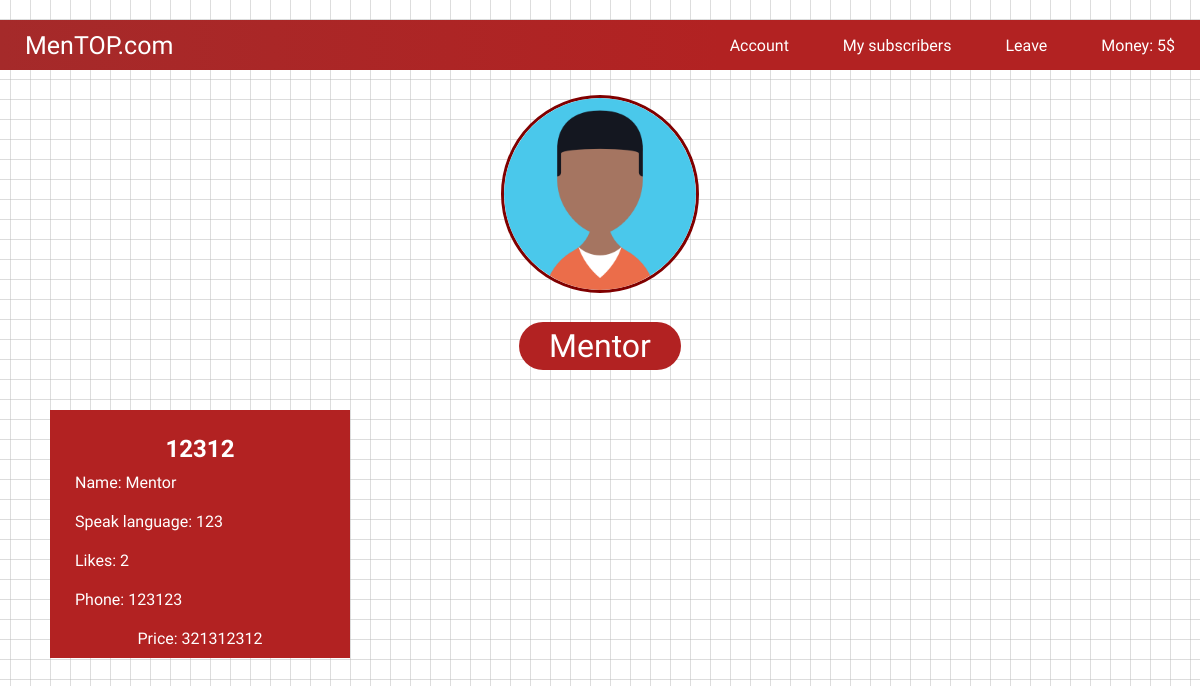
Screenshot of /mentor_profile/42/ with the database file from the repository.
### users/models.py (models this page shows, shortened)
class User(AbstractUser):
    is_mentor = models.BooleanField(default=False)
    is_student = models.BooleanField(default=False)

class Course(models.Model):
    author = models.ForeignKey(User, on_delete=models.CASCADE, related_name='courses')
    title = models.CharField(max_length=255)
    language = models.CharField(max_length=255, blank=True, null=True)
    body = models.TextField(blank=True, db_index=True)
    price = models.CharField(max_length=255)
    phone_number = models.CharField(max_length=255, blank=True, null=True)
    likes = models.ManyToManyField(User, related_name='likes', blank=True)

### users/views.py (the view)
# urls.py: path('mentor_profile/<int:pk>/', MentorProfile.as_view(), name='mentor_detail'),
class MentorProfile(DetailView):
    model = User
    context_object_name = 'mentors'
    template_name = 'mentor-detail.html'

### users/templates/mentor-detail.html (shortened to what this page needs)
<!doctype html>
{% load static %}
<html lang="ru">
<head>
    <link rel="stylesheet" href="{% static 'css/style-account.css' %}">
</head>
<body>
    <header id="teacher">
        <nav>
            <a href="{% url 'home' %}"><span id="mentop-com">MenTOP.com</span></a>
            <div id="nav-text-div">
                <a href="{% url 'mentor_profile' %}"><span>Account</span></a>
                <a href="{% url 'my_subscribers' %}"><span>My subscribers</span></a>
                <a href="{% url 'logout' %}"><span>Leave</span></a>
                <a href=""><span>Money: 5$</span></a>
            </div>
        </nav>
    </header>
    <section id="main-info-section">
        <div id="main-info">
            <a href=""><img src="{% static 'img/avatars/bogdan.png' %}"></a>
            <div id="back-nick"><p>{{ mentors }}</p></div>
        </div>
    </section>
    <section id="early-subs">
        {% for course in mentors.courses.all %}
            <div>
                <a href="{% url 'course_detail' course.id %}">
                    <h1>{{ course.title }}</h1>
                    <p>Name: {{ course.author }}</p>
                    <p>Speak language: {{ course.body }}</p>
                    <p>Likes: {{ course.likes.count }}</p>
                    <p>Phone: {{ course.phone_number }}</p>
                    <center><p>Price: {{ course.price }}</p></center>
                </a>
            </div>
        {% endfor %}
    </section>
</body>
</html>

### users/static/css/style-account.css (style rules this page uses)
* { margin:0; padding:0; }
html { user-select: none; }
span { background-image: linear-gradient(to right, #fff, #fff); background-position: 50% 100%; background-repeat: no-repeat; background-size: 0% 2px; transition: background-size 0.3s; }
a { text-decoration: none; }
body { font-family: 'Rajdhani', sans-serif; background: linear-gradient( #bbb, transparent 1px), linear-gradient( 90deg, #bbb, transparent 1px); background-size: 20px 20px; background-position: center center; }
header { width: 100%; background: linear-gradient(to right, #A52A2A, #B22222 60%); margin-top: 20px; min-width: 600px; }
nav { max-height: 50px; display: flex; align-items: center; box-sizing: border-box; justify-content: flex-end; justify-content: space-between; flex-direction: row; }
nav a { color: #fff; font-size: 100%; padding: 25px 25px; }
#mentop-com { font-size: 25px; }
#main-info-section { display: flex; align-items: center; box-sizing: border-box; justify-content: flex-start; flex-direction: row; }
#main-info { display: flex; align-items: center; box-sizing: border-box; justify-content: flex-start; flex-direction: column; width: 100%; }
#main-info p { font-size: 200%; color: #fff; }
#back-nick { background-color: #B22222; padding: 5px 30px; border-radius: 50px; }
img { width: 192px; height: 192px; margin: 25px; border: 3px solid #800000; border-radius: 100%; }
#early-subs { margin-top: 40px; margin-bottom: 40px; display: grid; grid-template-columns: 1fr 1fr 1fr; grid-row-gap: 7em; }
#early-subs div { margin-left: auto; margin-right: auto; background: #B22222; width: 75%; height: 100%; }
#early-subs p { color: #fff; font-size: 100%; padding: 10px 25px; max-width: 320px; text-overflow: ellipsis; overflow: hidden; }
#early-subs h1 { text-align: center; max-width: 320px; color: #fff; text-overflow: ellipsis; overflow: hidden; padding-top: 25px; }
div { transition: .5s; }
#teacher { min-width: 680px; }

### rows the page displays
User: username "Mentor"
Course: title "12312", author "Mentor", body "123", likes.count "2", phone_number "123123", price "321312312"
